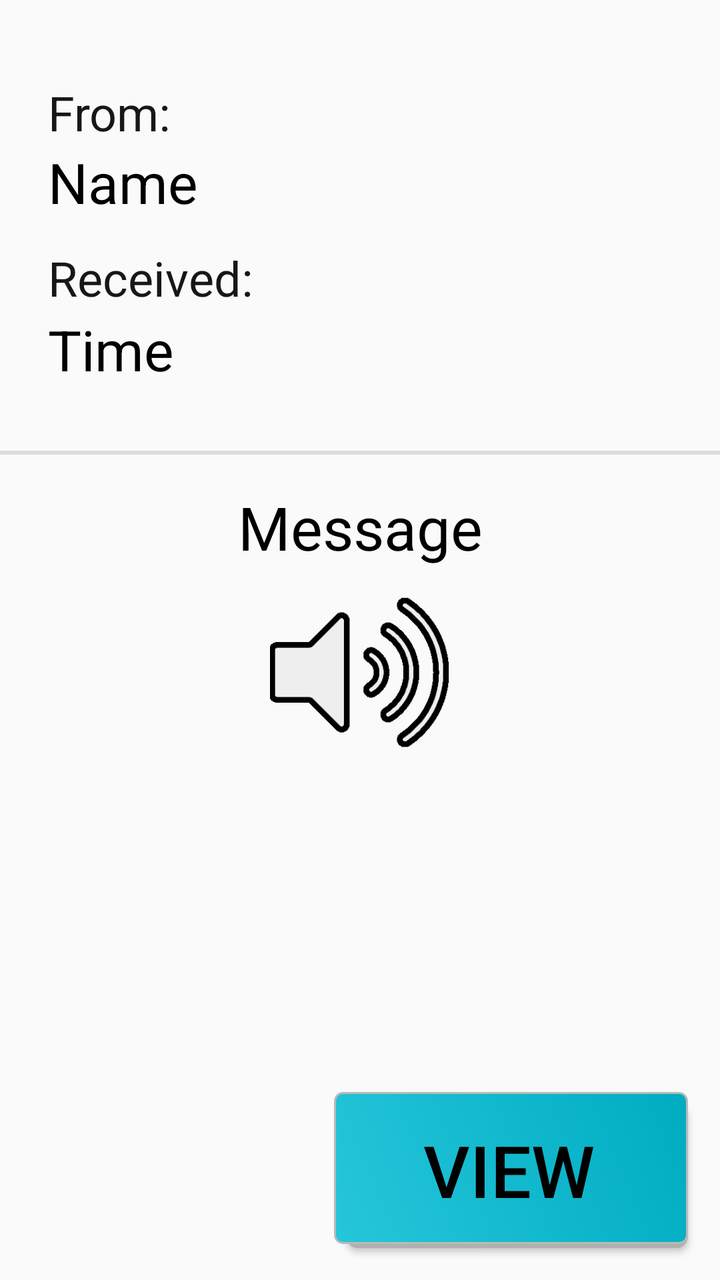
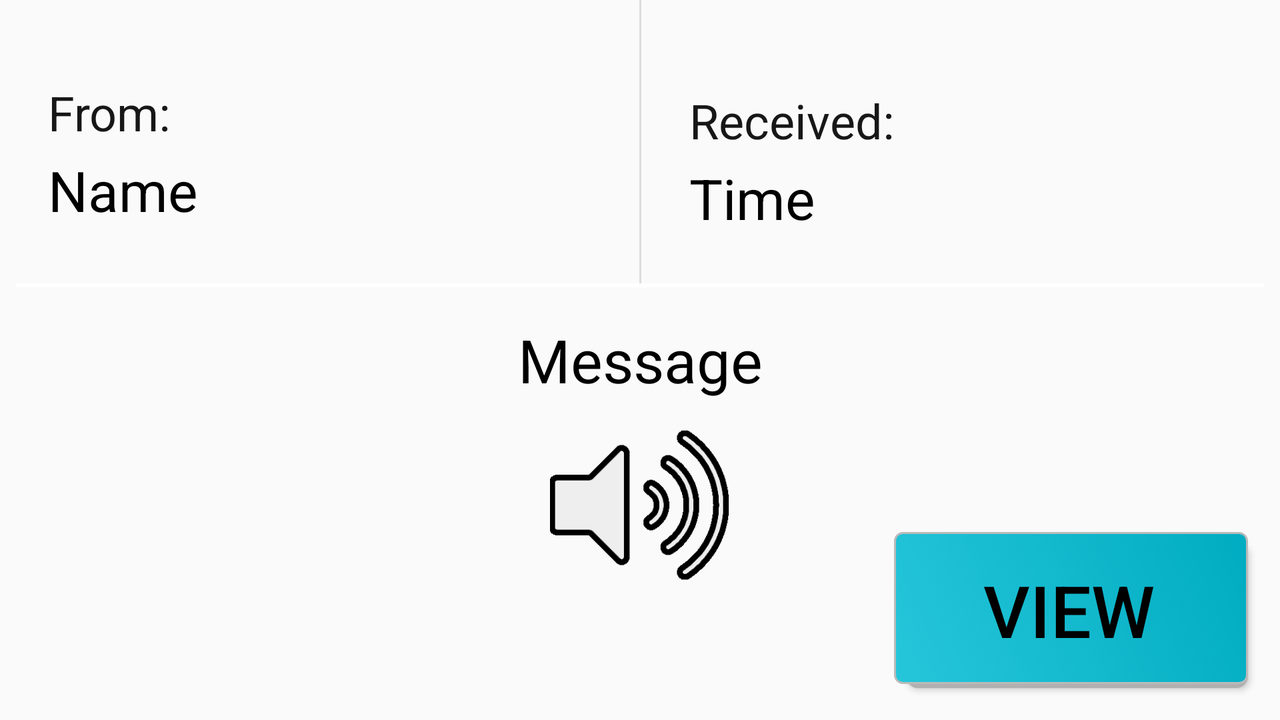

The same Android screen from two of the app's own layout files: first res/layout/ as a phone draws it, then the repository's variant for another configuration, drawn on a device whose configuration selects that folder. Both files follow.
<!-- AndroidManifest.xml: application theme AppTheme.NoActionBar -->
<!-- res/layout/activity_view_text_message.xml -->
<?xml version="1.0" encoding="utf-8"?>
<androidx.constraintlayout.widget.ConstraintLayout xmlns:android="http://schemas.android.com/apk/res/android"
    xmlns:app="http://schemas.android.com/apk/res-auto"
    xmlns:tools="http://schemas.android.com/tools"
    android:layout_width="match_parent"
    android:layout_height="match_parent"
    tools:context=".messages.viewingMessages.ViewTextMessageActivity">

    <TextView
        android:id="@+id/lblMessageFrom"
        android:layout_width="wrap_content"
        android:layout_height="wrap_content"
        android:layout_marginStart="24dp"
        android:layout_marginTop="40dp"
        android:text="From:"
        android:textColor="#FF171717"
        android:textSize="24sp"
        app:layout_constraintStart_toStartOf="parent"
        app:layout_constraintTop_toTopOf="parent" />

    <TextView
        android:id="@+id/lblReceived"
        android:layout_width="wrap_content"
        android:layout_height="wrap_content"
        android:layout_marginStart="24dp"
        android:layout_marginTop="13dp"
        android:text="Received:"
        android:textColor="#171717"
        android:textSize="24sp"
        app:layout_constraintStart_toStartOf="parent"
        app:layout_constraintTop_toBottomOf="@+id/lblMessageFromName" />

    <TextView
        android:id="@+id/lblMessageFromName"
        android:layout_width="wrap_content"
        android:layout_height="wrap_content"
        android:layout_marginStart="24dp"
        android:text="Name"
        android:textColor="#000000"
        android:textSize="28sp"
        app:layout_constraintStart_toStartOf="parent"
        app:layout_constraintTop_toBottomOf="@+id/lblMessageFrom" />

    <TextView
        android:id="@+id/lblReceivedTime"
        android:layout_width="wrap_content"
        android:layout_height="wrap_content"
        android:layout_marginStart="24dp"
        android:layout_marginTop="1dp"
        android:text="Time"
        android:textColor="#000000"
        android:textSize="28sp"
        app:layout_constraintStart_toStartOf="parent"
        app:layout_constraintTop_toBottomOf="@+id/lblReceived" />

    <TextView
        android:id="@+id/lblDisplayingMessage"
        android:layout_width="wrap_content"
        android:layout_height="wrap_content"
        android:layout_marginStart="8dp"
        android:layout_marginTop="16dp"
        android:layout_marginEnd="8dp"
        android:text="Message"
        android:textColor="#000000"
        android:textSize="30sp"
        app:layout_constraintEnd_toEndOf="parent"
        app:layout_constraintHorizontal_bias="0.5"
        app:layout_constraintStart_toStartOf="parent"
        app:layout_constraintTop_toBottomOf="@+id/divider20" />

    <View
        android:id="@+id/divider20"
        android:layout_width="402dp"
        android:layout_height="2dp"
        android:layout_marginStart="8dp"
        android:layout_marginTop="32dp"
        android:layout_marginEnd="8dp"
        android:background="?android:attr/listDivider"
        app:layout_constraintEnd_toEndOf="parent"
        app:layout_constraintHorizontal_bias="0.444"
        app:layout_constraintStart_toStartOf="parent"
        app:layout_constraintTop_toBottomOf="@+id/lblReceivedTime" />

    <Button
        android:id="@+id/btnViewMediaMessage"
        android:layout_width="179dp"
        android:layout_height="78dp"
        android:layout_marginEnd="16dp"
        android:layout_marginBottom="16dp"
        android:background="@drawable/btn_rectangle_blue_gradient"
        android:text="View"
        android:textAlignment="center"
        android:textColor="#000000"
        android:textSize="36sp"
        app:layout_constraintBottom_toBottomOf="parent"
        app:layout_constraintEnd_toEndOf="parent" />


    <ImageButton
        android:id="@+id/btnTextToSpeech"
        android:layout_width="90dp"
        android:layout_height="90dp"
        android:layout_marginTop="8dp"
        android:background="@null"
        android:scaleType="centerCrop"
        app:layout_constraintEnd_toEndOf="parent"
        app:layout_constraintHorizontal_bias="0.5"
        app:layout_constraintStart_toStartOf="parent"
        app:layout_constraintTop_toBottomOf="@+id/lblDisplayingMessage"
        app:srcCompat="@drawable/volume_icon" />

</androidx.constraintlayout.widget.ConstraintLayout>
<!-- resources referenced by this layout -->
<resources>
  <!-- drawable btn_rectangle_blue_gradient (drawable) -->
  <?xml version="1.0" encoding="utf-8"?>
  <selector xmlns:android="http://schemas.android.com/apk/res/android">
      <item>
          <layer-list>
              <item android:left="8dp" android:top="5dp">
                  <shape>
                      <corners android:radius="6dp" />
                      <solid android:color="#b0b0b0 " />
                  </shape>
              </item>
              <item android:bottom="2dp" android:left="2dp">
                  <shape>
                      <gradient android:angle="45" android:startColor="#26c6da" android:endColor="#00acc1"  />
                      <stroke android:width="1dp" android:color="#BABABA" />
                      <corners android:radius="4dp" />
                      <padding android:bottom="10dp" android:left="10dp"
                          android:right="10dp" android:top="10dp" />
                  </shape>
              </item>
          </layer-list>
      </item>
  </selector>
  <!-- drawable volume_icon: png bitmap (drawable, 24302 bytes) -->
  <style name="AppTheme.NoActionBar">
          <item name="windowActionBar">false</item>
          <item name="windowNoTitle">true</item>
      </style>
</resources>
<!-- res/layout-land/activity_view_text_message.xml (the repository's variant of the layout above) -->
<!-- drawn on the phone turned sideways -->
<?xml version="1.0" encoding="utf-8"?>
<androidx.constraintlayout.widget.ConstraintLayout xmlns:android="http://schemas.android.com/apk/res/android"
    xmlns:app="http://schemas.android.com/apk/res-auto"
    xmlns:tools="http://schemas.android.com/tools"
    android:layout_width="match_parent"
    android:layout_height="match_parent"
    tools:context=".messages.ViewingMessages.ViewTextMessageActivity">

    <TextView
        android:id="@+id/lblMessageFrom"
        android:layout_width="wrap_content"
        android:layout_height="wrap_content"
        android:layout_marginStart="24dp"
        android:layout_marginTop="40dp"
        android:text="From:"
        android:textColor="#FF171717"
        android:textSize="24sp"
        app:layout_constraintStart_toStartOf="parent"
        app:layout_constraintTop_toTopOf="parent" />

    <TextView
        android:id="@+id/lblReceived"
        android:layout_width="wrap_content"
        android:layout_height="wrap_content"
        android:layout_marginStart="24dp"
        android:layout_marginTop="44dp"
        android:text="Received:"
        android:textColor="#171717"
        android:textSize="24sp"
        app:layout_constraintStart_toEndOf="@+id/divider22"
        app:layout_constraintTop_toTopOf="parent" />

    <TextView
        android:id="@+id/lblMessageFromName"
        android:layout_width="0dp"
        android:layout_height="wrap_content"
        android:layout_marginStart="24dp"
        android:layout_marginTop="4dp"
        android:layout_marginEnd="24dp"
        android:inputType="textMultiLine"
        android:text="Name"
        android:textColor="#000000"
        android:textSize="28sp"
        app:layout_constraintEnd_toStartOf="@+id/divider22"
        app:layout_constraintHorizontal_bias="0.0"
        app:layout_constraintStart_toStartOf="parent"
        app:layout_constraintTop_toBottomOf="@+id/lblMessageFrom" />

    <TextView
        android:id="@+id/lblReceivedTime"
        android:layout_width="0dp"
        android:layout_height="wrap_content"
        android:layout_marginStart="24dp"
        android:layout_marginTop="4dp"
        android:layout_marginEnd="24dp"
        android:inputType="textMultiLine"
        android:text="Time"
        android:textColor="#000000"
        android:textSize="28sp"
        app:layout_constraintEnd_toEndOf="parent"
        app:layout_constraintStart_toEndOf="@+id/divider22"
        app:layout_constraintTop_toBottomOf="@+id/lblReceived" />

    <TextView
        android:id="@+id/lblDisplayingMessage"
        android:layout_width="wrap_content"
        android:layout_height="wrap_content"
        android:layout_marginStart="8dp"
        android:layout_marginTop="16dp"
        android:layout_marginEnd="8dp"
        android:text="Message"
        android:textColor="#000000"
        android:textSize="30sp"
        app:layout_constraintEnd_toEndOf="parent"
        app:layout_constraintHorizontal_bias="0.5"
        app:layout_constraintStart_toStartOf="parent"
        app:layout_constraintTop_toBottomOf="@+id/divider20" />

    <View
        android:id="@+id/divider20"
        android:layout_width="0dp"
        android:layout_height="2dp"
        android:layout_marginStart="8dp"
        android:layout_marginTop="24dp"
        android:layout_marginEnd="8dp"
        android:background="@color/white"
        app:layout_constraintEnd_toEndOf="parent"
        app:layout_constraintHorizontal_bias="0.0"
        app:layout_constraintStart_toStartOf="parent"
        app:layout_constraintTop_toBottomOf="@+id/lblReceivedTime" />

    <Button
        android:id="@+id/btnViewMediaMessage"
        android:layout_width="179dp"
        android:layout_height="78dp"
        android:layout_marginEnd="16dp"
        android:layout_marginBottom="16dp"
        android:background="@drawable/btn_rectangle_blue_gradient"
        android:text="View"
        android:textAlignment="center"
        android:textColor="#000000"
        android:textSize="36sp"
        app:layout_constraintBottom_toBottomOf="parent"
        app:layout_constraintEnd_toEndOf="parent" />

    <View
        android:id="@+id/divider22"
        android:layout_width="1dp"
        android:layout_height="0dp"
        android:background="?android:attr/listDivider"
        app:layout_constraintBottom_toTopOf="@+id/divider20"
        app:layout_constraintEnd_toEndOf="parent"
        app:layout_constraintHorizontal_bias="0.5"
        app:layout_constraintStart_toStartOf="parent"
        app:layout_constraintTop_toTopOf="parent" />

    <ImageButton
        android:id="@+id/btnTextToSpeech"
        android:layout_width="90dp"
        android:layout_height="90dp"
        android:layout_marginTop="8dp"
        android:background="@null"
        android:scaleType="centerCrop"
        app:layout_constraintEnd_toEndOf="parent"
        app:layout_constraintHorizontal_bias="0.5"
        app:layout_constraintStart_toStartOf="parent"
        app:layout_constraintTop_toBottomOf="@+id/lblDisplayingMessage"
        app:srcCompat="@drawable/volume_icon" />


</androidx.constraintlayout.widget.ConstraintLayout>
